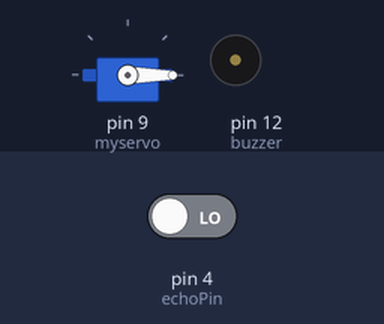
A sketch run on a simulated Arduino Uno, built with avr-gcc and run on an emulated ATmega328P. Parts: servo, buzzer (waves = sounding, pin HIGH). The test bench sets the inputs (shaded band); at power-on: pin 4 (echoPin) LOW. Pins used as bus, display or sensor lines are not drawn.

Above: at 0.1 s.
At 1.3 s:
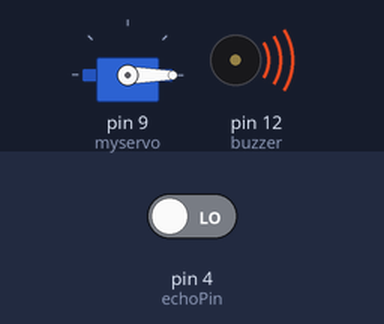
At 2.6 s:
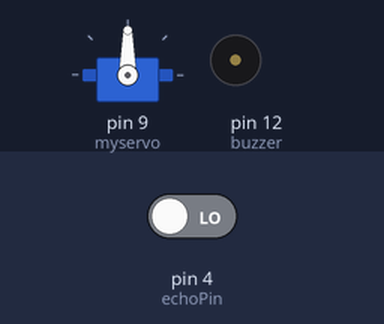
Timing chart, 0 to 4.1 s (numbered marks = the images above):
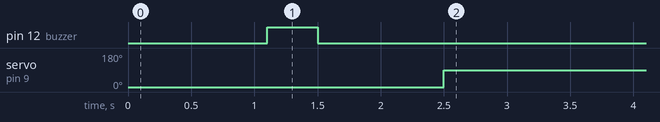

The sketch:

Contactless_Trash_Can.ino
```cpp
#include <Servo.h>
Servo myservo;
#define trigPin 3
#define echoPin 4
#define buzzer 12
float speedOfSound = 0.0332, setDistance = 30.0;
void setup() {
  pinMode(trigPin, OUTPUT);
  pinMode(echoPin, INPUT);
  pinMode(buzzer, OUTPUT);
  myservo.attach(9);
}

void loop() {
  myservo.write(0);
  delay(100);
  if(measuredDistance() <= setDistance)
  {
    beep();
    while(measuredDistance() <= setDistance)
    {
      myservo.write(90);
      delay(100);
    }
    delay(2000);
    myservo.write(0);
  }
}

float measuredDistance()
{
  digitalWrite(trigPin, LOW);
  digitalWrite(trigPin, HIGH);
  delayMicroseconds(10);
  unsigned long echo = pulseIn(echoPin, HIGH);
  echo /= 2;
  float distance = echo * speedOfSound;
  return distance;
}

void beep()
{
  digitalWrite(buzzer, HIGH);
  delay(400);
  digitalWrite(buzzer, LOW);
}
//9f@TM
```

Measured:
- by itself, pin 12 (buzzer): LOW → HIGH at 1.1 s, → LOW 0.40 s later
- by itself, servo on pin 9 (myservo): 0° → 90° at 2.5 s
